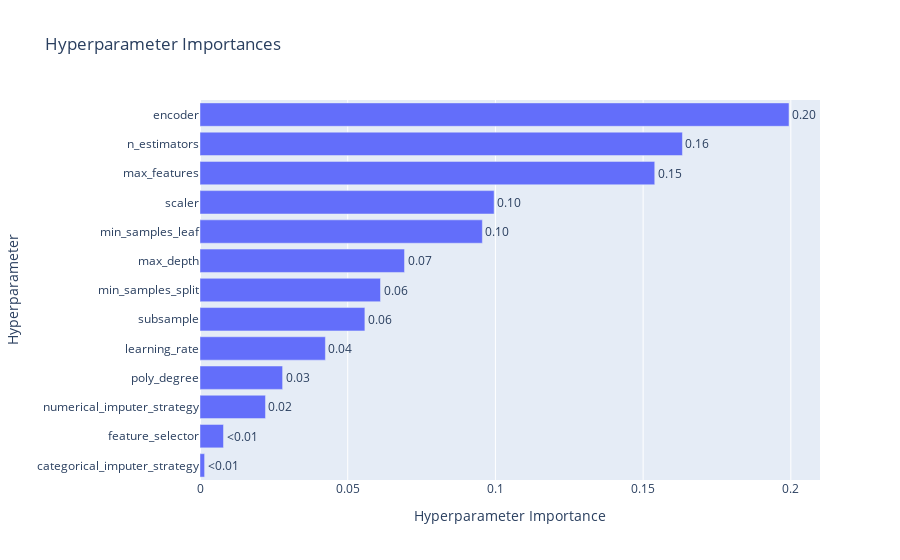

The cell this chart's notebook holds for it:
### Code cell
ov.plot_param_importances(study)

### Figure 1 — Plotly figure (JSON) as saved in the notebook; plotly's stock layout.template omitted (floating-point values rounded to 4 significant figures)
{"data": [{"cliponaxis": false, "hovertemplate": ["categorical_imputer_strategy (CategoricalDistribution): 0.00155795209869088<extra></extra>", "feature_selector (CategoricalDistribution): 0.007953458181065673<extra></extra>", "numerical_imputer_strategy (CategoricalDistribution): 0.022164938805168836<extra></extra>", "poly_degree (IntDistribution): 0.027962745619025346<extra></extra>", "learning_rate (FloatDistribution): 0.04244805826689165<extra></extra>", "subsample (FloatDistribution): 0.05581135988769574<extra></extra>", "min_samples_split (IntDistribution): 0.0610999542271332<extra></extra>", "max_depth (IntDistribution): 0.06923449908130211<extra></extra>", "min_samples_leaf (IntDistribution): 0.09557883644777448<extra></extra>", "scaler (CategoricalDistribution): 0.09956369896295932<extra></extra>", "max_features (FloatDistribution): 0.15393603372154327<extra></extra>", "n_estimators (IntDistribution): 0.1633093208066839<extra></extra>", "encoder (CategoricalDistribution): 0.1993791438940657<extra></extra>"], "name": "Objective Value", "orientation": "h", "text": ["<0.01", "<0.01", "0.02", "0.03", "0.04", "0.06", "0.06", "0.07", "0.10", "0.10", "0.15", "0.16", "0.20"], "textposition": "outside", "type": "bar", "x": [0.001558, 0.007953, 0.02216, 0.02796, 0.04245, 0.05581, 0.0611, 0.06923, 0.09558, 0.09956, 0.1539, 0.1633, 0.1994], "y": ["categorical_imputer_strategy", "feature_selector", "numerical_imputer_strategy", "poly_degree", "learning_rate", "subsample", "min_samples_split", "max_depth", "min_samples_leaf", "scaler", "max_features", "n_estimators", "encoder"]}], "layout": {"title": {"text": "Hyperparameter Importances"}, "xaxis": {"title": {"text": "Hyperparameter Importance"}}, "yaxis": {"title": {"text": "Hyperparameter"}}}}
